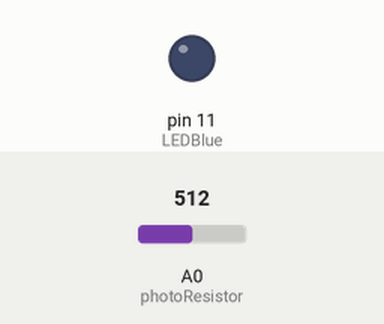
This sketch was run on a simulated Arduino Uno, built with avr-gcc and run on an emulated ATmega328P. Shown: output pins drawn as LEDs (lit = HIGH). The inputs (shaded band) are chosen by the test bench; at power-on: A0 (photoResistor) = 512.

Above: at 1.2 s.
1.3 s: A0 (photoResistor) set to 366
2.8 s: A0 (photoResistor) set to 340
At 3.9 s:
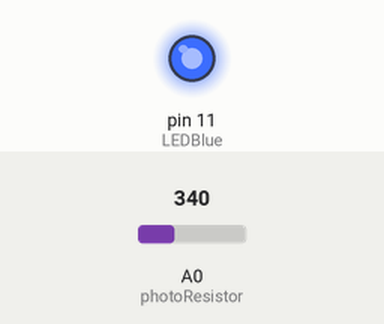
4.3 s: A0 (photoResistor) set to 511
At 4.76 s:
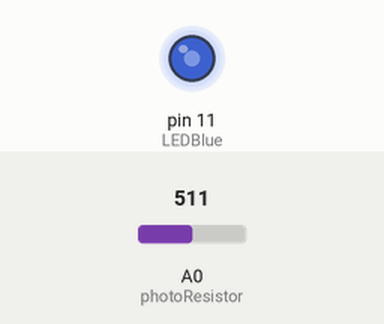
6.8 s: A0 (photoResistor) set to 306
At 8.0 s:
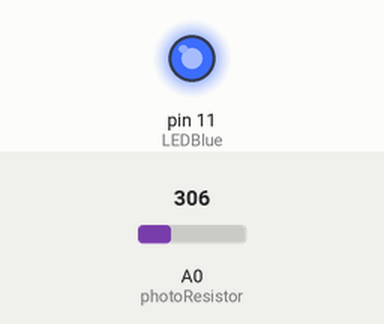
8.3 s: A0 (photoResistor) set to 716
At 9.06 s:
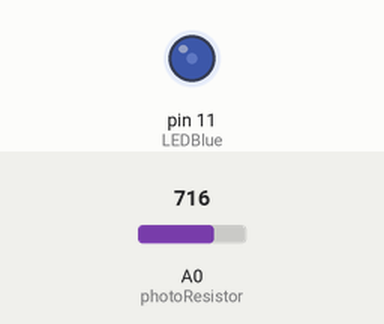
Timing chart, 0 to 11.3 s (numbered marks = the images above; inputs shaded):
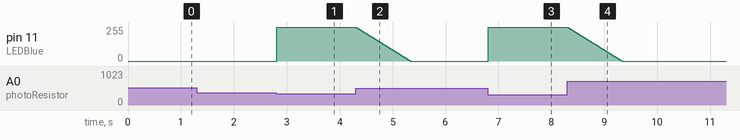

The sketch:

sketch.ino
```cpp
/*
  night light
*/

int LED_ON = 255;
int LED_OFF = 0;
int LEDBlue=11;
int photoResistor = 0;
int value;
int off = 400; // higher = darker
int on = 350;  // lower = lighter
int state = LED_OFF;

void setup(){
  Serial.begin(9600);
  pinMode(LEDBlue,OUTPUT);
}

void loop(){
  value = analogRead(photoResistor);

  if (state >= LED_OFF && value <= on)
    state = LED_ON;
  else if (state == LED_ON && value >= off)
    state = LED_OFF;

  // dim led if led was set on
  if (state > LED_OFF)
    state = max(state - 2, 0);

  delay(8);

  analogWrite(LEDBlue,state);
}
```

Measured:
- the behaviour switches between 351 and 350 on A0 (photoResistor) (found by bisection; images 0 and 1)
- after the input at 1.3 s, every drawn part: stays the same
- after the input at 2.8 s, pin 11 (LEDBlue): 0/255 → 253/255 at once
- after the input at 4.3 s, pin 11 (LEDBlue): moves from 253/255 to 0/255 over 1.0 s, starting at once
- after the input at 6.8 s, pin 11 (LEDBlue): 0/255 → 253/255 at once
- after the input at 8.3 s, pin 11 (LEDBlue): moves from 253/255 to 0/255 over 1.0 s, starting at once
